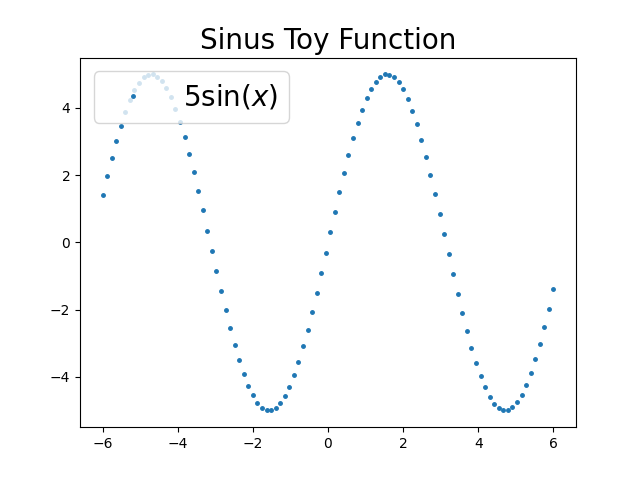

The Python source for this figure:
from math import sin, exp
import numpy as np
import matplotlib.pyplot as plt


def load_data(size):
    """
    Load the data from the storage.
    """
    sample_rate = int(10000*size)
    domain = np.linspace(-6, 6, num=sample_rate)
    domain_y = toy_function(domain)
    return domain, domain_y


def toy_function(input):
    """
    Generating sinusiod training data with added noise.
    """
    output = []
    for inp in input:
        std = max(0.15 / (1.0 + exp(-inp)), 0)
        out = sin(inp)  # + np.random.normal(0, std)
        output.append(5 * out)
    return np.array(output)


def extra_plots(domain, domain_y):
    fig, ax = plt.subplots()
    ax.set_title(f"Sinus Toy Function", fontsize=20)
    ax.plot(domain, domain_y, '.', markersize=5, label=r'$5\sin(x)$')
    ax.legend(loc='upper left', fontsize=20)
    plt.savefig(f"sinus.png")
    plt.show()
    plt.close()


d, d_y = load_data(0.01)
extra_plots(d, d_y)
